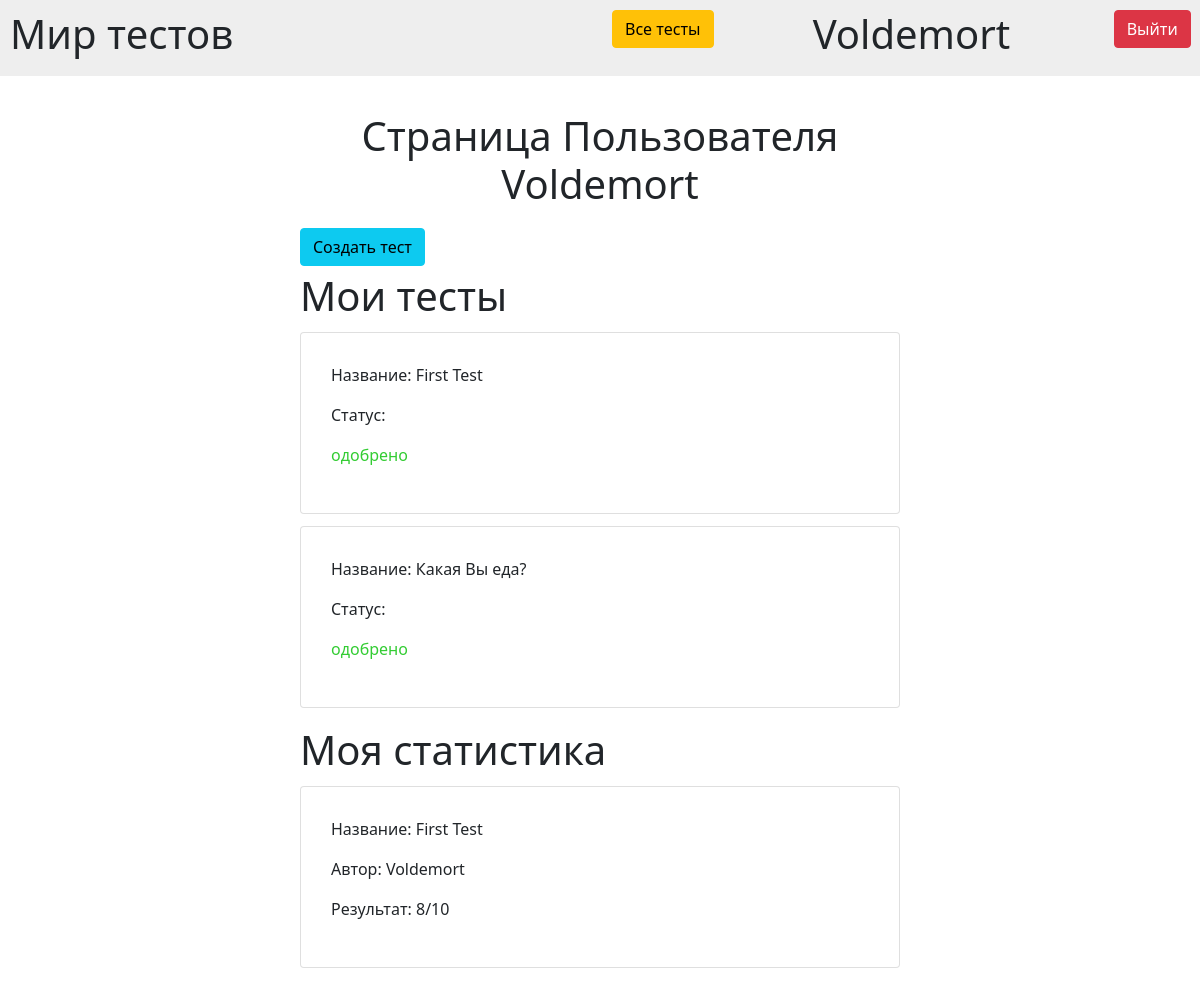
/userpage (signed in), run on the app's committed database.
### data/users.py (models this page shows)
class User(Base):
    __tablename__ = 'users'
    id = sqlalchemy.Column(sqlalchemy.Integer, primary_key=True, autoincrement=True)
    login = sqlalchemy.Column(sqlalchemy.String, unique=True, nullable=False)
    password = sqlalchemy.Column(sqlalchemy.String, unique=True, nullable=False)
    completed_tests = orm.relationship("Result", secondary="Results_of_CompletedTests", backref="users")
    offered_tests = orm.relationship("Test", secondary="OfferedTests", backref="users")

### data/tests.py (models this page shows)
class Test(Base):
    __tablename__ = 'tests'
    id = sqlalchemy.Column(sqlalchemy.Integer, primary_key=True, autoincrement=True)
    name = sqlalchemy.Column(sqlalchemy.String, unique=False, nullable=False)
    author = sqlalchemy.Column(sqlalchemy.Integer, sqlalchemy.ForeignKey('users.id'))
    content = sqlalchemy.Column(sqlalchemy.String)
    categories = orm.relationship("Category", secondary="Categories_to_Tests", backref="tests")
    with_points = sqlalchemy.Column(sqlalchemy.Boolean, default=0)
    results = sqlalchemy.Column(sqlalchemy.String)
    approved = sqlalchemy.Column(sqlalchemy.Boolean, default=1)
    def to_json(self, test):
        return {'id': test.id, 'name': test.name, 'author': test.author, 'questions': json.loads(test.content),
                'with_points': test.with_points, 'results': test.results, 'approved': test.approved,
                'categories': ', '.join([cat.name for cat in test.categories])}
    def to_json_for_results(self, test):
        return {'id': test.id, 'name': test.name, 'author': test.author}

### data/results.py (models this page shows)
class Result(Base):
    __tablename__ = 'results'
    id = sqlalchemy.Column(sqlalchemy.Integer, primary_key=True, autoincrement=True)
    result = sqlalchemy.Column(sqlalchemy.String)
    test_id = sqlalchemy.Column(sqlalchemy.Integer, sqlalchemy.ForeignKey('tests.id'))

### data/application_tests.py (the view)
@bp.route("/userpage")
@login_required
def user_page():
    tests = []
    for test in DataBase().get_tests_by_author_id(g.user.id):
        test['author'] = DataBase().get_login_by_id(test['author'])
        tests.append(test)
    completed_tests = DataBase().get_completed_tests_by_id(g.user.id)
    return render_template("user_page.html", title="Личная страница",
                           user_tests=tests, completed_tests=completed_tests)

### data/application_user.py (called while the page is built)
def login_required(view):
    @functools.wraps(view)
    def wrapped_view(**kwargs):
        if g.user is None:
            return redirect(url_for('tests.index'))
        return view(**kwargs)
    return wrapped_view

@bp.before_app_request
def load_logged_in_user():
    user_id = session.get("user_id")
    if user_id is None:
        g.user = None
    else:
        g.user = User.query.filter(User.id == user_id).first()

### database.py (called while the page is built)
    @staticmethod
    def get_completed_tests_by_id(id):
        user = User.query.filter(User.id == id).first()
        completed_tests = list()
        for res in user.completed_tests:
            completed_test = Test.query.filter(Test.id == res.test_id).first()
            info = Test().to_json_for_results(completed_test)
            author_login = DataBase().get_login_by_id(info['author'])
            info['author_login'] = author_login
            info['result'] = res.result
            completed_tests.append(info)
        completed_tests = sorted(completed_tests, key=lambda t: t['id'])
        return completed_tests

    @staticmethod
    def get_login_by_id(id):
        user = User.query.filter(User.id == id).first()
        return user.login

    @staticmethod
    def get_tests_by_author_id(id):
        tests = Test.query.all()
        tests_to_return = list()
        for test in tests:
            if test.author == id:
                tests_to_return.append(Test().to_json(test))
        return tests_to_return

### data/templates/user_page.html
{% extends "base.html" %}
{% block content %}
    <h1 class="text-center" style="padding: 2% 0 2% 0" >Страница Пользователя {{ g.user.login }}</h1>
    <a class="btn btn-info" href="{{ url_for('tests.creating_test') }}">Создать тест</a>
    <h1 style="padding: 1% 0 0 0">Мои тесты</h1>
    {% for test in user_tests %}
    <div class="card" style="padding: 5%; margin: 2% 0">
        <p>Название: {{ test.name }}</p>
        {% if test.approved %}
            <p>Статус:</p> <p style="color:#33CC33">одобрено</p>
        {% else %}
            <p>Статус:</p> <p style="color:#FF9900">отправлено</p>
        {% endif %}
    </div>
    {% endfor %}
    <h1 style="padding: 1% 0 0 0">Моя статистика</h1>
    {% for c_test in completed_tests %}
    <div class="card" style="padding: 5%; margin: 2% 0">
        <p>Название: {{ c_test.name }}</p>
        <p>Автор: {{ c_test.author_login }}</p>
        <p>Результат: {{ c_test.result }}</p>
    </div>
    {% endfor %}
{% endblock %}

### data/templates/base.html (shortened to what this page needs)
<!DOCTYPE html>
<html lang="en">
<head>
    <link rel="stylesheet"
      href="https://cdn.jsdelivr.net/npm/bootstrap@5.0.0-beta1/dist/css/bootstrap.min.css"
>
</head>
<body>
    <div class="row" style="background: #EEEEEE; padding: 10px;">
        <div class="col-md-6">
            <h1>Мир тестов</h1>
        </div >
        {% if g.user %}
            <div class="col-md-2"><a class="btn btn-warning" href="{{ url_for('tests.all_tests') }}">Все тесты</a></div>
            <div class="col-md-3"><a href="{{ url_for('tests.user_page') }}" class="text-decoration-none text-reset"><h1>
                {{ g.user.login }}</h1></a></div>
            <div class="col-md-1 text-end"><a class="btn btn-danger" href="{{ url_for('user.logout') }}">Выйти</a></div>
        {% else %}
            <div class="col-md-6 text-end"><a class="btn btn-success" href="{{ url_for('user.login') }}">Войти</a></div>
        {% endif %}
    </div>
    <div style="margin: 2% 25%;">
    {% block content %}{% endblock %}
    </div>
</body>
</html>

### data on the page
User: user.login "Voldemort", author_login "Voldemort"
Test: name "First Test", name "First Test"
Test: name "Какая Вы еда?"
Result: result "8/10"
